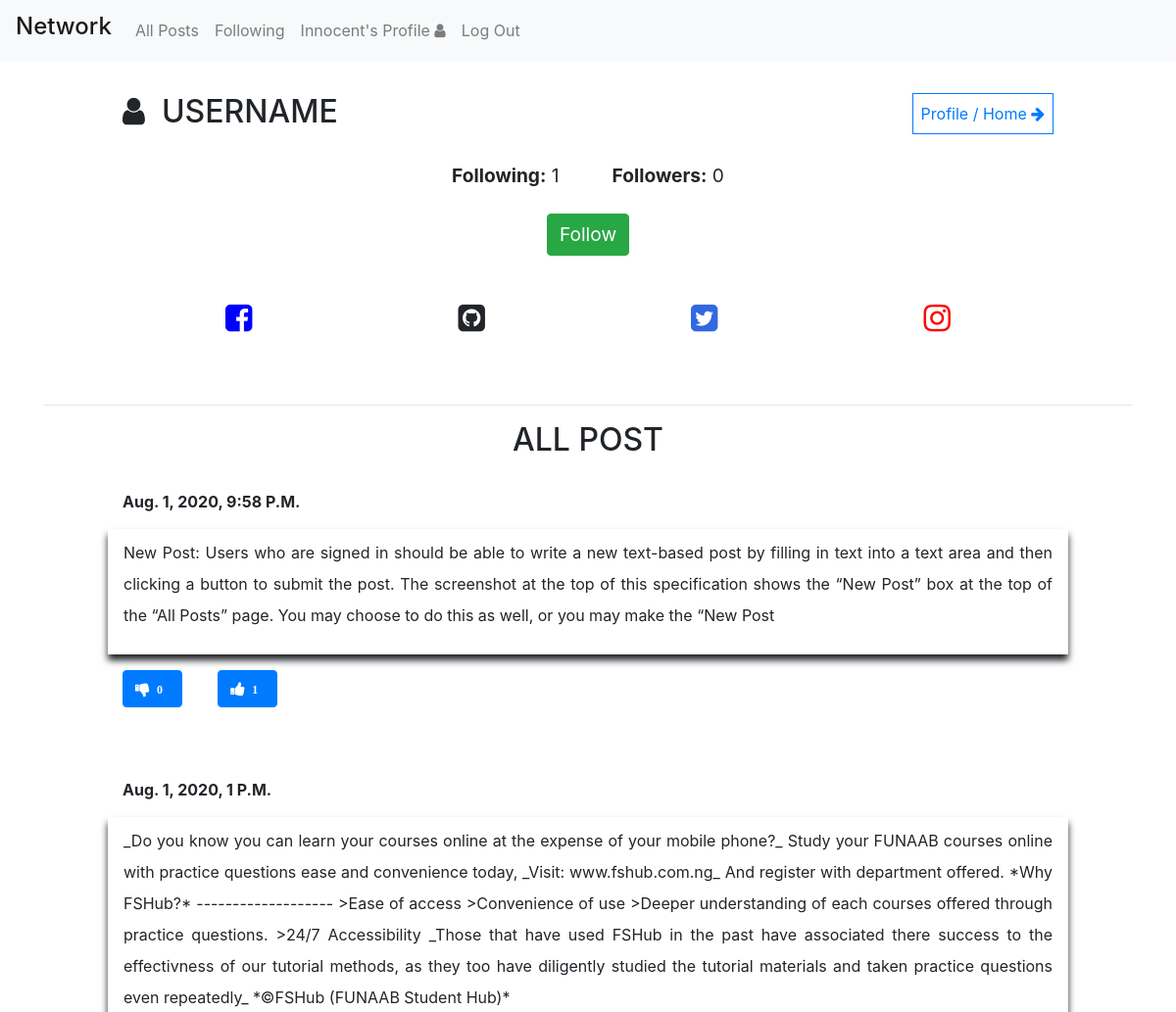
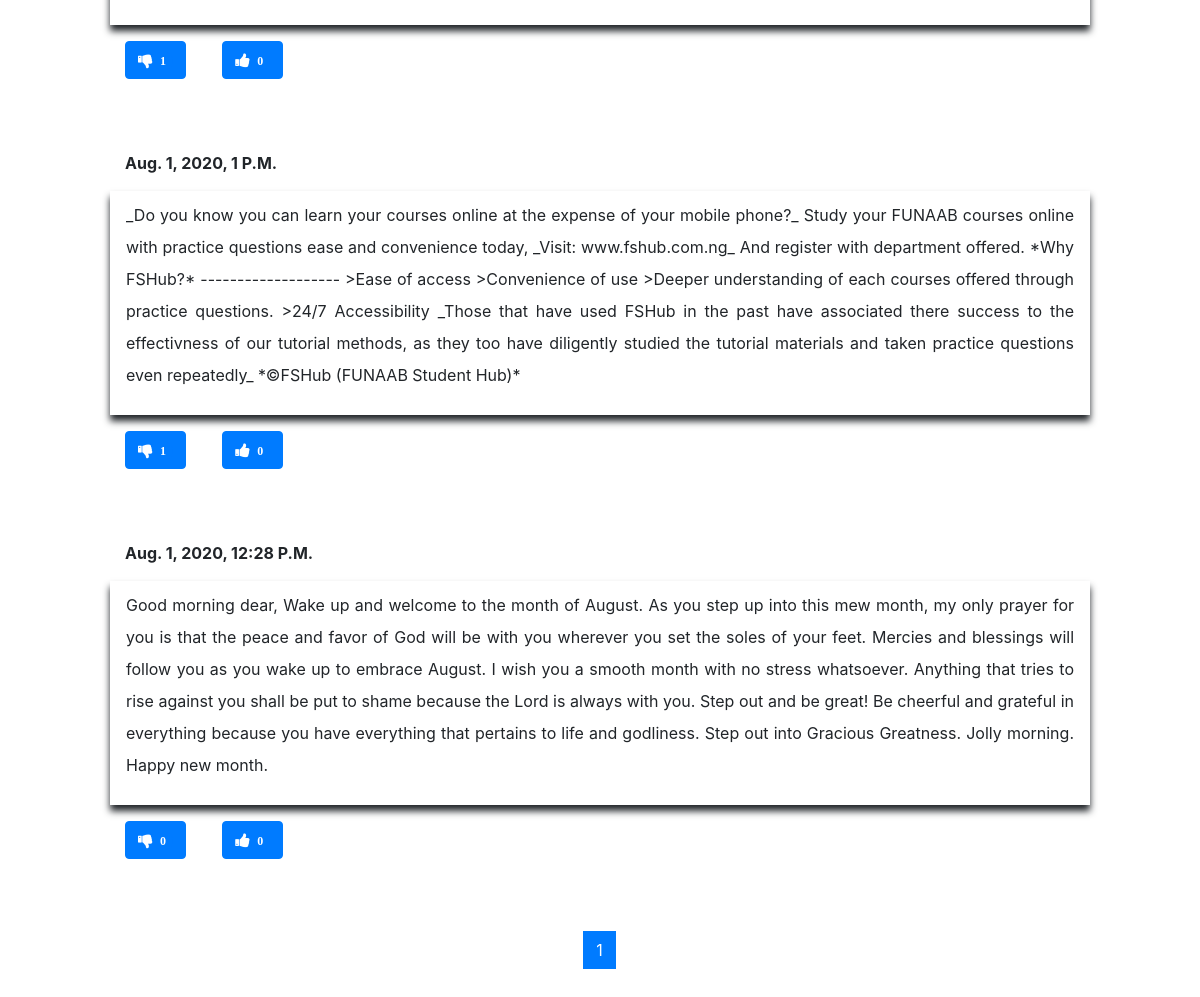
The page /profile/foo/1 (signed in) on the database its author committed (2 pictures, top to bottom).
### network/models.py (models this page shows, shortened)
class User(AbstractUser):
    pass

class Post(models.Model):
    user = models.ForeignKey("User", on_delete=models.CASCADE, related_name="author")
    body = models.TextField(blank=True)
    timestamp = models.DateTimeField(auto_now_add=True)
    totalLikes = models.IntegerField(default=0)
    totalDislikes = models.IntegerField(default=0)

### network/views.py (the view)
# urls.py: path("profile/<str:user_id>/<int:pg>", views.profile, name="profile"),
def profile(request, user_id, pg):
    if request.user.is_authenticated:
        follower = Follower.objects.filter(user=User.objects.get(username=user_id)).count()
        following = Follower.objects.filter(follower=User.objects.get(username=user_id)).count()
        f = Follower.objects.filter(user=User.objects.get(username=user_id), follower=request.user).count()
        posts = Post.objects.filter(user=User.objects.get(username=user_id)).order_by('-pk')
        per_page = 10
        p = Paginator(posts, per_page)
        pageNum=pg
        page = p.page(pageNum)
        page_range = p.page_range
        if page.has_next() == True:
            pNext = ''
        else:
            pNext = 'd-none'
        if page.has_previous() == True:
            pPrevious = ''
        else:
            pPrevious = 'd-none'
        post = page.object_list
        context = {'posts': post, 'following':following, 'follower':follower, 'pUser':user_id, 'f':f, 'pNext':pNext, 'pPrevious':pPrevious, 'page_range':page_range, 'current_page':pageNum}
        return render(request, "network/profile.html", context)
    return HttpResponseRedirect(reverse("login"))

### network/templates/network/profile.html (shortened to what this page needs)
{% extends "network/layout.html" %}
{% block body %}
<div class="container">
  <div class="compose-post">
    <div class="profile-cont">
      <div class="profile profile-header d-flex justify-content-between ">
        <div class="username">
          <h2><i class="fa fa-user"></i> &nbsp;<span>USERNAME</span></h2>
        </div>
        <a href="/" style="text-decoration: none;">
          <div class="home" style="padding: .5rem; border: 1px solid;">
            <span>Profile / Home</span>&nbsp;<i
              class="fa fa-arrow-right"></i>
          </div>
        </a>
      </div>
      <br>
      <div class="profile profile-body">
        <center>
          <div style="font-size: larger;">
            <span><b>Following:</b> <span>{{ following }}</span></span>
            <span><b>Followers:</b> <span>{{ follower }}</span></span>
          </div>
          <br>
          {% if request.user.username != pUser %}
          {% if f == 0 %}
          <div style="font-size: larger;" class="btn btn-success" onclick="follow('{{ pUser }}')">
            Follow
          </div>
          {% else %}
          <div style="font-size: larger;" class="btn btn-danger" onclick="unfollow('{{ pUser }}')">
            Unfollow
          </div>
          {% endif %}
          {% endif %}
        </center>
      </div>
      <br>
      <br>
      <div class="profile profile-footer d-flex justify-content-around" style="font-size: 2rem;">
        <i class="fa fa-facebook-square" style="cursor: pointer; color: blue;"></i>
        <i class="fa fa-github-square" style="cursor: pointer;"></i>
        <i class="fa fa-twitter-square" style="cursor: pointer; color: rgb(49, 105, 226);"></i>
        <i class="fa fa-instagram" style="cursor: pointer; color: red;"></i>
      </div>
      <br>
    </div>
  </div>
  <hr>
  <center>
    <h2>ALL POST</h2>
  </center>
  <br>
  <div class="container all-post-container">
    {% for post in posts %}
    <div class="row single-post">
      <div class="col-md-6">
        <b style="text-transform: capitalize;">{{ post.timestamp }}</b>
      </div>
      <div class="col-md-6 timestamp">
      </div>
      <br>
      <div class="col-12 post-body">
        <p style="word-wrap: break-word;">
          {{ post.body }}
        </p>
      </div>
      {% if user.is_authenticated %}
      <div class="col-9" id="{{ post.id }}">
        <div class="btn btn-primary vote-down" onclick="dislike('{{ post.id}}')">
          <i class="fa fa-thumbs-down"><span
            class="badge badge-pill badge-primary">{{ post.totalDislikes }}</span></i>
        </div>
        <div class="btn btn-primary vote-up" onclick="like('{{ post.id}}')">
          <i class="fa fa-thumbs-up"><span
            class="badge badge-pill badge-primary">{{ post.totalLikes }}</span></i>
        </div>
      </div>
      {% endif %}
    </div>
    <br>
    {% empty %}
    <div class="row">
      <center>
        <h2>No Post Yet!</h2>
      </center>
    </div>
    {% endfor %}
    <nav aria-label="...">
      <ul class="pagination justify-content-center">
        {% for page in page_range %}
        <li class="page-item {{ page }}" id=""><a class="page-link" href="/profile/{{ request.user }}/{{ page }}">{{ page }}</a></li>
        {% endfor %}
      </ul>
    </nav>
  </div>
  <br>
  <br>
  <br>
  <br>
</div>
{% endblock %}

### network/templates/network/layout.html (shortened to what this page needs)
{% load static %}
<!DOCTYPE html>
<html lang="en">
<head>
  <link rel="stylesheet" href="https://stackpath.bootstrapcdn.com/bootstrap/4.4.1/css/bootstrap.min.css">
  <link href="{% static 'network/styles.css' %}" rel="stylesheet">
  <link rel="stylesheet" href="https://cdnjs.cloudflare.com/ajax/libs/font-awesome/4.7.0/css/font-awesome.min.css">
</head>
<body>
  <nav class="navbar navbar-expand-md navbar-light bg-light">
    <a class="navbar-brand" href="/"><h4>Network</h4></a>
    <div class="navbtns">
      <ul class="navbar-nav mr-auto">
        <li class="nav-item">
          <a class="nav-link" href="{% url 'index' %}">All Posts</a>
        </li>
        {% if user.is_authenticated %}
        <li class="nav-item">
          <a class="nav-link following" href="/following/page/1">Following</a>
        </li>
        <li class="nav-item">
          <a class="nav-link" href="/profile/{{ request.user }}/1" style="text-transform: capitalize;">{{ user.username }}'s Profile&nbsp;<i class="fa fa-user"></i></a>
        </li>
        <li class="nav-item">
          <a class="nav-link" href="{% url 'logout' %}">Log Out</a>
        </li>
        {% endif %}
      </ul>
    </div>
  </nav>
  <div class="body">
    {% block body %}
    {% endblock %}
  </div>
</body>
</html>

### network/static/network/styles.css (style rules this page uses)
.compose-post { padding: 2rem 5rem; }
.all-post-container { padding: 0 5rem; }
.single-post { margin-bottom: 3rem; }
.timestamp { display: flex; justify-content: flex-end; }
.post-body { margin: 1rem 0; padding: .5rem 1rem; box-shadow: 0px 6px 7px 0px; line-height: 2rem; text-align: justify; }

### rows shown on the page
User: username "Innocent"
Post: timestamp "Aug. 1, 2020, 9:58 P.m.", body "New Post: Users who are signed in should be able to write a new text-based post by filling in text into a text area and then clicking a button to submit the post. The screenshot at the top of this specification shows the “New Post” box at the top of the “All Posts” page. You may choose to do this as well, or you may make the “New Post", totalDislikes "0", totalLikes "1"
Post: timestamp "Aug. 1, 2020, 1 P.m.", body "_Do you know you can learn your courses online at the expense of your mobile phone?_ Study your FUNAAB courses online with practice questions ease and convenience today, _Visit: www.fshub.com.ng_ And register with department offered. *Why FSHub?* ------------------- >Ease of access >Convenience of use >Deeper understanding of each courses offered through practice questions. >24/7 Accessibility _Those that have used FSHub in the past have associated there success to the effectivness of our tutorial methods, as they too have diligently studied the tutorial materials and taken practice questions even repeatedly_ *©FSHub (FUNAAB Student Hub)*", totalDislikes "1", totalLikes "0"
Post: timestamp "Aug. 1, 2020, 1 P.m.", body "_Do you know you can learn your courses online at the expense of your mobile phone?_ Study your FUNAAB courses online with practice questions ease and convenience today, _Visit: www.fshub.com.ng_ And register with department offered. *Why FSHub?* ------------------- >Ease of access >Convenience of use >Deeper understanding of each courses offered through practice questions. >24/7 Accessibility _Those that have used FSHub in the past have associated there success to the effectivness of our tutorial methods, as they too have diligently studied the tutorial materials and taken practice questions even repeatedly_ *©FSHub (FUNAAB Student Hub)*", totalDislikes "1", totalLikes "0"
Post: timestamp "Aug. 1, 2020, 12:28 P.m.", body "Good morning dear, Wake up and welcome to the month of August. As you step up into this mew month, my only prayer for you is that the peace and favor of God will be with you wherever you set the soles of your feet. Mercies and blessings will follow you as you wake up to embrace August. I wish you a smooth month with no stress whatsoever. Anything that tries to rise against you shall be put to shame because the Lord is always with you. Step out and be great! Be cheerful and grateful in everything because you have everything that pertains to life and godliness. Step out into Gracious Greatness. Jolly morning. Happy new month.", totalDislikes "0", totalLikes "0"

### other values the page prints
{{ following }} "1"
{{ follower }} "0"
{{ page }} "1"
